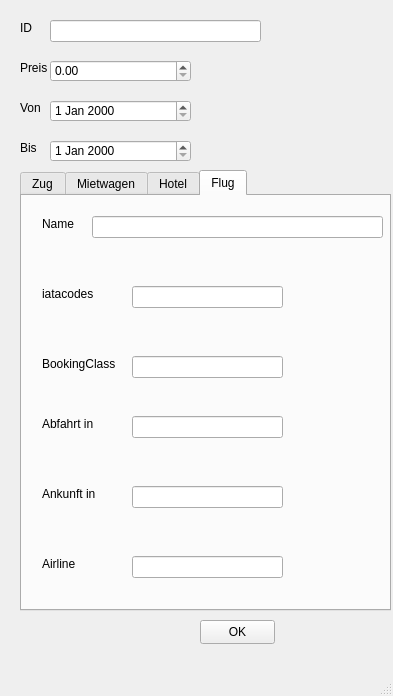
<?xml version="1.0" encoding="UTF-8"?>
<ui version="4.0">
 <class>Buchungsdetails</class>
 <widget class="QMainWindow" name="Buchungsdetails">
  <property name="geometry">
   <rect>
    <x>0</x>
    <y>0</y>
    <width>393</width>
    <height>696</height>
   </rect>
  </property>
  <property name="windowTitle">
   <string>MainWindow</string>
  </property>
  <widget class="QWidget" name="centralwidget">
   <widget class="QLabel" name="label">
    <property name="geometry">
     <rect>
      <x>20</x>
      <y>20</y>
      <width>49</width>
      <height>16</height>
     </rect>
    </property>
    <property name="text">
     <string>ID</string>
    </property>
   </widget>
   <widget class="QLineEdit" name="lineEdit_ID_Buchungsdetails">
    <property name="geometry">
     <rect>
      <x>50</x>
      <y>20</y>
      <width>211</width>
      <height>22</height>
     </rect>
    </property>
   </widget>
   <widget class="QLabel" name="label_2">
    <property name="geometry">
     <rect>
      <x>20</x>
      <y>60</y>
      <width>49</width>
      <height>16</height>
     </rect>
    </property>
    <property name="text">
     <string>Preis</string>
    </property>
   </widget>
   <widget class="QDoubleSpinBox" name="doubleSpinBox_Preis_Buchungsdetails">
    <property name="geometry">
     <rect>
      <x>50</x>
      <y>60</y>
      <width>141</width>
      <height>22</height>
     </rect>
    </property>
   </widget>
   <widget class="QLabel" name="label_3">
    <property name="geometry">
     <rect>
      <x>20</x>
      <y>100</y>
      <width>49</width>
      <height>16</height>
     </rect>
    </property>
    <property name="text">
     <string>Von</string>
    </property>
   </widget>
   <widget class="QDateEdit" name="dateEdit_Von_Buchungsdetails">
    <property name="geometry">
     <rect>
      <x>50</x>
      <y>100</y>
      <width>141</width>
      <height>22</height>
     </rect>
    </property>
   </widget>
   <widget class="QLabel" name="label_4">
    <property name="geometry">
     <rect>
      <x>20</x>
      <y>140</y>
      <width>49</width>
      <height>16</height>
     </rect>
    </property>
    <property name="text">
     <string>Bis</string>
    </property>
   </widget>
   <widget class="QDateEdit" name="dateEdit_Bis_Buchungsdetails">
    <property name="geometry">
     <rect>
      <x>50</x>
      <y>140</y>
      <width>141</width>
      <height>22</height>
     </rect>
    </property>
   </widget>
   <widget class="QTabWidget" name="tabWidget_Buchungstyp">
    <property name="geometry">
     <rect>
      <x>20</x>
      <y>170</y>
      <width>371</width>
      <height>441</height>
     </rect>
    </property>
    <property name="currentIndex">
     <number>3</number>
    </property>
    <property name="tabBarAutoHide">
     <bool>false</bool>
    </property>
    <widget class="QWidget" name="tab">
     <attribute name="icon">
      <iconset>
       <normaloff>../build-newPraktikum3-Desktop_Qt_6_5_0_MinGW_64_bit-Debug/train.jpg</normaloff>../build-newPraktikum3-Desktop_Qt_6_5_0_MinGW_64_bit-Debug/train.jpg</iconset>
     </attribute>
     <attribute name="title">
      <string>Zug</string>
     </attribute>
     <widget class="QLabel" name="label_5">
      <property name="geometry">
       <rect>
        <x>10</x>
        <y>20</y>
        <width>49</width>
        <height>16</height>
       </rect>
      </property>
      <property name="text">
       <string>von</string>
      </property>
     </widget>
     <widget class="QLineEdit" name="lineEdit_Von_Zug_Buchungsdetails">
      <property name="geometry">
       <rect>
        <x>40</x>
        <y>20</y>
        <width>131</width>
        <height>22</height>
       </rect>
      </property>
     </widget>
     <widget class="QTimeEdit" name="timeEdit_Abfahrt_Zug_Buchungsdetails">
      <property name="geometry">
       <rect>
        <x>60</x>
        <y>60</y>
        <width>61</width>
        <height>22</height>
       </rect>
      </property>
     </widget>
     <widget class="QLabel" name="label_6">
      <property name="geometry">
       <rect>
        <x>10</x>
        <y>60</y>
        <width>49</width>
        <height>16</height>
       </rect>
      </property>
      <property name="text">
       <string>Abfahrt</string>
      </property>
     </widget>
     <widget class="QLabel" name="label_7">
      <property name="geometry">
       <rect>
        <x>10</x>
        <y>100</y>
        <width>49</width>
        <height>16</height>
       </rect>
      </property>
      <property name="text">
       <string>nach</string>
      </property>
     </widget>
     <widget class="QLineEdit" name="lineEdit_Nach_Zug_Buchungsdetails">
      <property name="geometry">
       <rect>
        <x>50</x>
        <y>100</y>
        <width>121</width>
        <height>22</height>
       </rect>
      </property>
     </widget>
     <widget class="QLabel" name="label_8">
      <property name="geometry">
       <rect>
        <x>10</x>
        <y>140</y>
        <width>49</width>
        <height>16</height>
       </rect>
      </property>
      <property name="text">
       <string>Ankunft</string>
      </property>
     </widget>
     <widget class="QTimeEdit" name="timeEdit_Ankunft_Zug_Buchungsdetails">
      <property name="geometry">
       <rect>
        <x>60</x>
        <y>140</y>
        <width>61</width>
        <height>22</height>
       </rect>
      </property>
     </widget>
     <widget class="QLabel" name="label_9">
      <property name="geometry">
       <rect>
        <x>10</x>
        <y>180</y>
        <width>49</width>
        <height>16</height>
       </rect>
      </property>
      <property name="text">
       <string>TicketTyp</string>
      </property>
     </widget>
     <widget class="QLineEdit" name="lineEdit_Tickettyp_Zug_Buchungsdetails">
      <property name="geometry">
       <rect>
        <x>60</x>
        <y>180</y>
        <width>131</width>
        <height>22</height>
       </rect>
      </property>
     </widget>
     <widget class="QLabel" name="label_10">
      <property name="geometry">
       <rect>
        <x>10</x>
        <y>220</y>
        <width>49</width>
        <height>16</height>
       </rect>
      </property>
      <property name="text">
       <string>über</string>
      </property>
     </widget>
     <widget class="QListWidget" name="listWidget_Uber_Zug_Buchungsdetails">
      <property name="geometry">
       <rect>
        <x>60</x>
        <y>210</y>
        <width>256</width>
        <height>141</height>
       </rect>
      </property>
     </widget>
    </widget>
    <widget class="QWidget" name="tab_2">
     <attribute name="icon">
      <iconset>
       <normaloff>../build-newPraktikum3-Desktop_Qt_6_5_0_MinGW_64_bit-Debug/car.jpg</normaloff>../build-newPraktikum3-Desktop_Qt_6_5_0_MinGW_64_bit-Debug/car.jpg</iconset>
     </attribute>
     <attribute name="title">
      <string>Mietwagen</string>
     </attribute>
     <widget class="QLabel" name="label_15">
      <property name="geometry">
       <rect>
        <x>20</x>
        <y>30</y>
        <width>71</width>
        <height>16</height>
       </rect>
      </property>
      <property name="text">
       <string>VehicleClass</string>
      </property>
     </widget>
     <widget class="QLineEdit" name="lineEdit_Vehicleclass_Car_Buchungsdetails">
      <property name="geometry">
       <rect>
        <x>90</x>
        <y>30</y>
        <width>113</width>
        <height>22</height>
       </rect>
      </property>
     </widget>
     <widget class="QLabel" name="label_16">
      <property name="geometry">
       <rect>
        <x>20</x>
        <y>100</y>
        <width>49</width>
        <height>16</height>
       </rect>
      </property>
      <property name="text">
       <string>Abholort</string>
      </property>
     </widget>
     <widget class="QLabel" name="label_17">
      <property name="geometry">
       <rect>
        <x>20</x>
        <y>170</y>
        <width>71</width>
        <height>16</height>
       </rect>
      </property>
      <property name="text">
       <string>Rückgabeort</string>
      </property>
     </widget>
     <widget class="QLabel" name="label_18">
      <property name="geometry">
       <rect>
        <x>20</x>
        <y>240</y>
        <width>81</width>
        <height>16</height>
       </rect>
      </property>
      <property name="text">
       <string>Unternehmen</string>
      </property>
     </widget>
     <widget class="QLineEdit" name="lineEdit_Abholort_Car__Buchungsdetails">
      <property name="geometry">
       <rect>
        <x>90</x>
        <y>100</y>
        <width>231</width>
        <height>22</height>
       </rect>
      </property>
     </widget>
     <widget class="QLineEdit" name="lineEdit_Ruckgabeort_Car_Buchungsdetails">
      <property name="geometry">
       <rect>
        <x>90</x>
        <y>170</y>
        <width>231</width>
        <height>22</height>
       </rect>
      </property>
     </widget>
     <widget class="QLineEdit" name="lineEdit_Unternehmen_Car_Buchungsdetails">
      <property name="geometry">
       <rect>
        <x>100</x>
        <y>240</y>
        <width>113</width>
        <height>22</height>
       </rect>
      </property>
     </widget>
    </widget>
    <widget class="QWidget" name="tab_3">
     <attribute name="icon">
      <iconset>
       <normaloff>../build-newPraktikum3-Desktop_Qt_6_5_0_MinGW_64_bit-Debug/hotel.jpg</normaloff>../build-newPraktikum3-Desktop_Qt_6_5_0_MinGW_64_bit-Debug/hotel.jpg</iconset>
     </attribute>
     <attribute name="title">
      <string>Hotel</string>
     </attribute>
     <widget class="QLabel" name="label_11">
      <property name="geometry">
       <rect>
        <x>30</x>
        <y>40</y>
        <width>61</width>
        <height>16</height>
       </rect>
      </property>
      <property name="text">
       <string>RoomTyp</string>
      </property>
     </widget>
     <widget class="QLabel" name="label_12">
      <property name="geometry">
       <rect>
        <x>30</x>
        <y>160</y>
        <width>49</width>
        <height>16</height>
       </rect>
      </property>
      <property name="text">
       <string>Stadt</string>
      </property>
     </widget>
     <widget class="QLabel" name="label_13">
      <property name="geometry">
       <rect>
        <x>30</x>
        <y>270</y>
        <width>49</width>
        <height>16</height>
       </rect>
      </property>
      <property name="text">
       <string>Hotel</string>
      </property>
     </widget>
     <widget class="QLineEdit" name="lineEdit_Roomtyp_Hotel_Buchungsdetails">
      <property name="geometry">
       <rect>
        <x>100</x>
        <y>40</y>
        <width>151</width>
        <height>22</height>
       </rect>
      </property>
     </widget>
     <widget class="QLineEdit" name="lineEdit_Stadt_Hotel_Buchungsdetails">
      <property name="geometry">
       <rect>
        <x>100</x>
        <y>160</y>
        <width>151</width>
        <height>22</height>
       </rect>
      </property>
     </widget>
     <widget class="QLineEdit" name="lineEdit_Hotel_Buchungsdetails">
      <property name="geometry">
       <rect>
        <x>100</x>
        <y>270</y>
        <width>151</width>
        <height>22</height>
       </rect>
      </property>
     </widget>
    </widget>
    <widget class="QWidget" name="tab_4">
     <attribute name="icon">
      <iconset>
       <normaloff>../build-newPraktikum3-Desktop_Qt_6_5_0_MinGW_64_bit-Debug/flight.png</normaloff>../build-newPraktikum3-Desktop_Qt_6_5_0_MinGW_64_bit-Debug/flight.png</iconset>
     </attribute>
     <attribute name="title">
      <string>Flug</string>
     </attribute>
     <widget class="QLabel" name="label_14">
      <property name="geometry">
       <rect>
        <x>20</x>
        <y>160</y>
        <width>81</width>
        <height>16</height>
       </rect>
      </property>
      <property name="text">
       <string>BookingClass</string>
      </property>
     </widget>
     <widget class="QLabel" name="label_19">
      <property name="geometry">
       <rect>
        <x>20</x>
        <y>220</y>
        <width>61</width>
        <height>16</height>
       </rect>
      </property>
      <property name="text">
       <string>Abfahrt in</string>
      </property>
     </widget>
     <widget class="QLabel" name="label_20">
      <property name="geometry">
       <rect>
        <x>20</x>
        <y>290</y>
        <width>61</width>
        <height>16</height>
       </rect>
      </property>
      <property name="text">
       <string>Ankunft in</string>
      </property>
     </widget>
     <widget class="QLabel" name="label_21">
      <property name="geometry">
       <rect>
        <x>20</x>
        <y>360</y>
        <width>49</width>
        <height>16</height>
       </rect>
      </property>
      <property name="text">
       <string>Airline</string>
      </property>
     </widget>
     <widget class="QLineEdit" name="lineEdit_Bookingclass_Flug_Buchungsdetails">
      <property name="geometry">
       <rect>
        <x>110</x>
        <y>160</y>
        <width>151</width>
        <height>22</height>
       </rect>
      </property>
     </widget>
     <widget class="QLineEdit" name="lineEdit_Abfahrt_Flug_Buchungsdetails">
      <property name="geometry">
       <rect>
        <x>110</x>
        <y>220</y>
        <width>151</width>
        <height>22</height>
       </rect>
      </property>
     </widget>
     <widget class="QLineEdit" name="lineEdit_Ankunft_Flug_Buchungsdetails">
      <property name="geometry">
       <rect>
        <x>110</x>
        <y>290</y>
        <width>151</width>
        <height>22</height>
       </rect>
      </property>
     </widget>
     <widget class="QLineEdit" name="lineEdit_Airline_Flug_Buchungsdetails">
      <property name="geometry">
       <rect>
        <x>110</x>
        <y>360</y>
        <width>151</width>
        <height>22</height>
       </rect>
      </property>
     </widget>
     <widget class="QLabel" name="label_22">
      <property name="geometry">
       <rect>
        <x>20</x>
        <y>90</y>
        <width>61</width>
        <height>16</height>
       </rect>
      </property>
      <property name="text">
       <string>iatacodes</string>
      </property>
     </widget>
     <widget class="QLabel" name="label_23">
      <property name="geometry">
       <rect>
        <x>20</x>
        <y>20</y>
        <width>49</width>
        <height>16</height>
       </rect>
      </property>
      <property name="text">
       <string>Name</string>
      </property>
     </widget>
     <widget class="QLineEdit" name="lineEdit_iatacodes">
      <property name="geometry">
       <rect>
        <x>110</x>
        <y>90</y>
        <width>151</width>
        <height>22</height>
       </rect>
      </property>
     </widget>
     <widget class="QLineEdit" name="lineEdit_Flughafen_name">
      <property name="geometry">
       <rect>
        <x>70</x>
        <y>20</y>
        <width>291</width>
        <height>22</height>
       </rect>
      </property>
     </widget>
    </widget>
   </widget>
   <widget class="QPushButton" name="pushButton_OK">
    <property name="geometry">
     <rect>
      <x>200</x>
      <y>620</y>
      <width>75</width>
      <height>24</height>
     </rect>
    </property>
    <property name="text">
     <string>OK</string>
    </property>
   </widget>
  </widget>
  <widget class="QMenuBar" name="menubar">
   <property name="geometry">
    <rect>
     <x>0</x>
     <y>0</y>
     <width>393</width>
     <height>22</height>
    </rect>
   </property>
  </widget>
  <widget class="QStatusBar" name="statusbar"/>
 </widget>
 <resources/>
 <connections/>
</ui>
